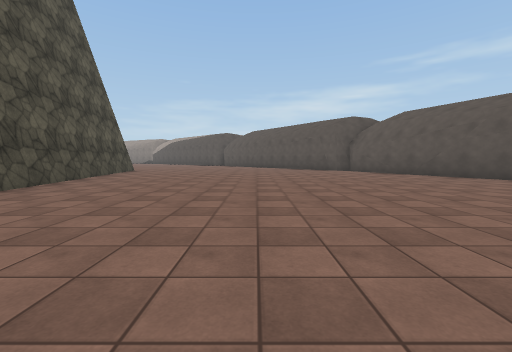
[1] (above)

23 first-person views from a walk through a Unity game level. The camera is 1.3 m above the floor, tilts 4° down and sees 90° across. The floor is counted in squares, 2.74 m on a side. Each view is taken from the middle of a square. On the plan, view 1 faces up. The plan holds only what a view shows up to about 9 squares ahead; the rest is blank. The place goes on beyond the plan. The player is left out. Some animated figures are left out. Surface patterns are stand-ins for the level's own textures.

[2]
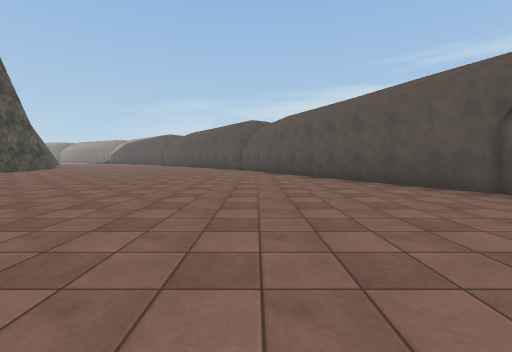

[3]
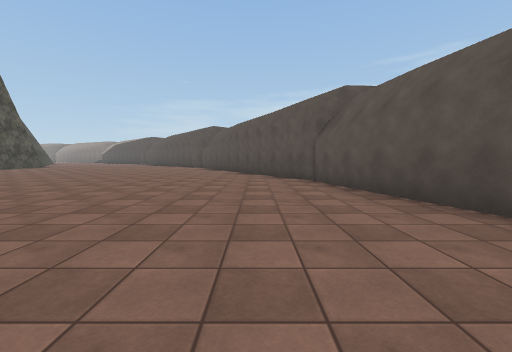

[4]
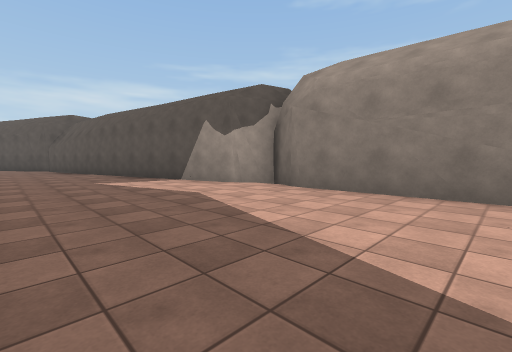

[5]
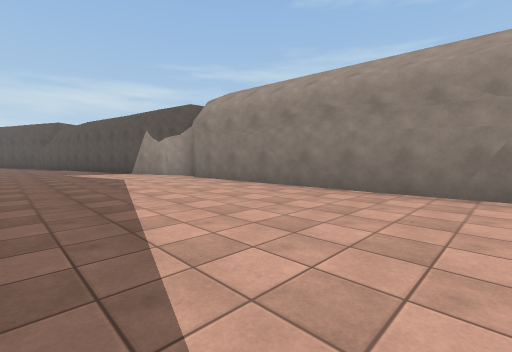

[6]
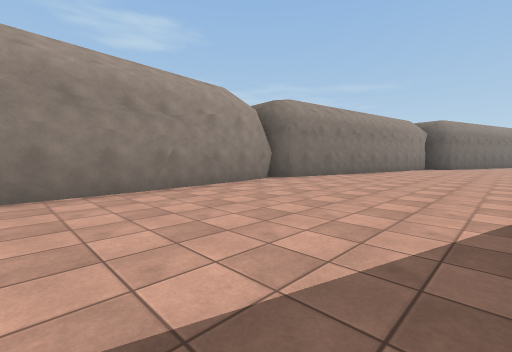

[7]
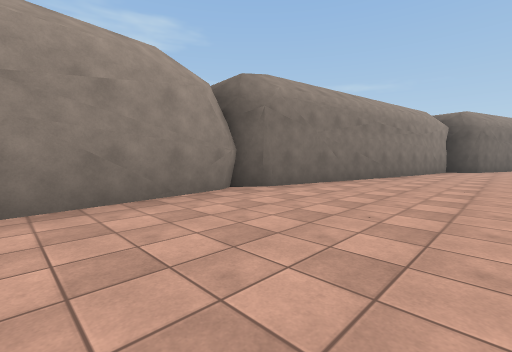

[8]
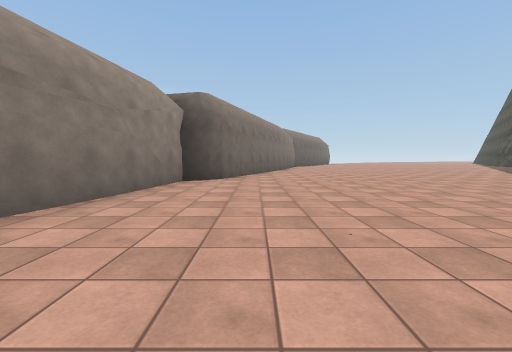

[9]
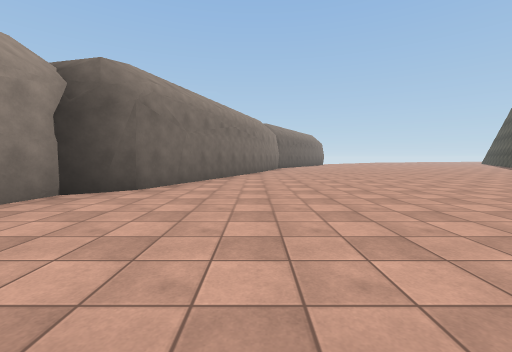

[10]
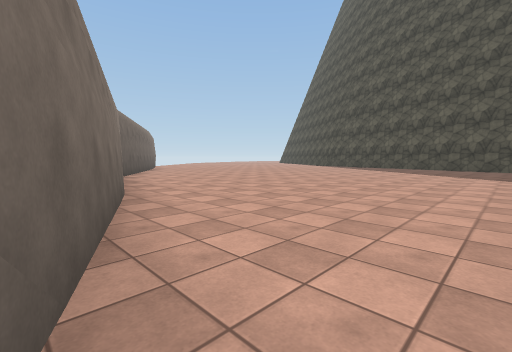

[11]
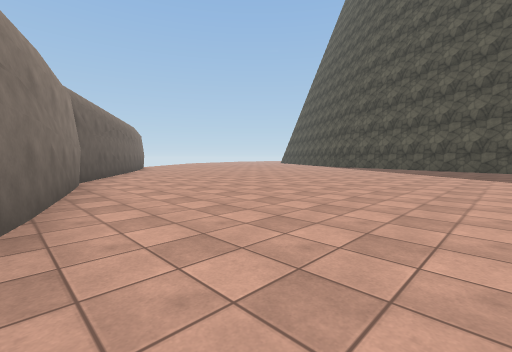

[12]
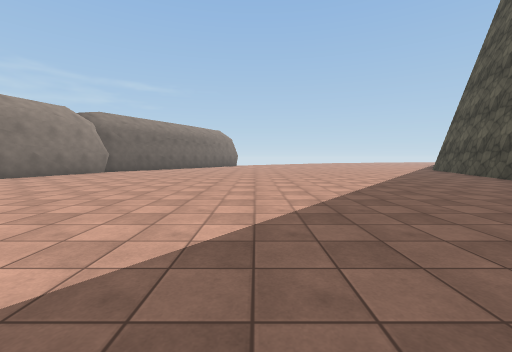

[13]
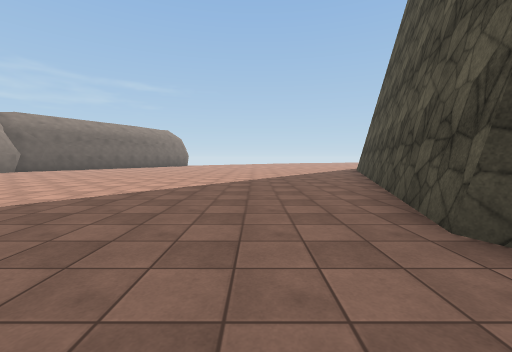

[14]
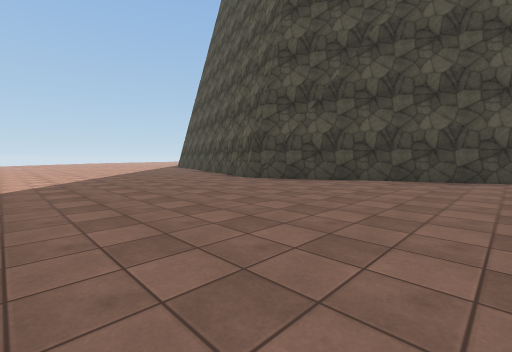

[15]
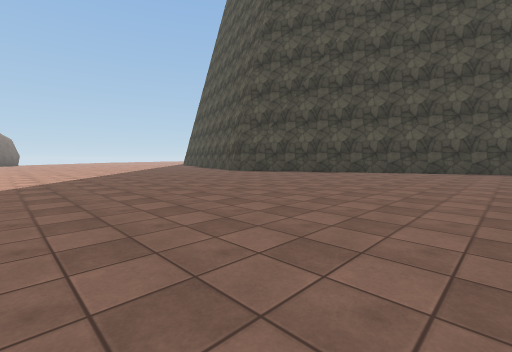

[16]
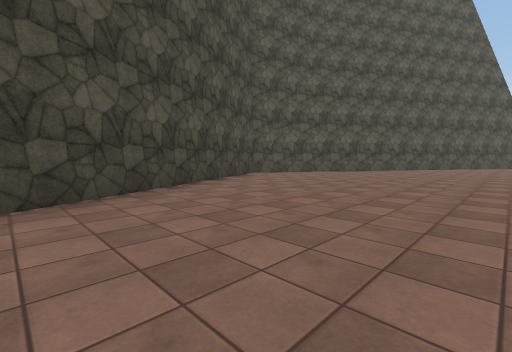

[17]
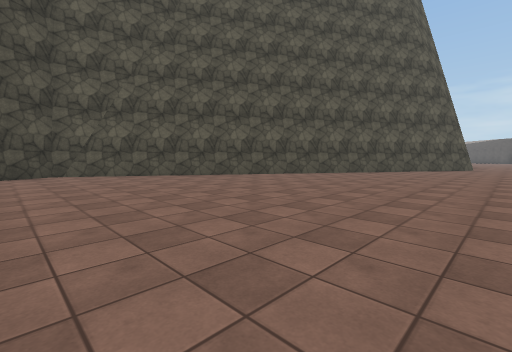

[18]
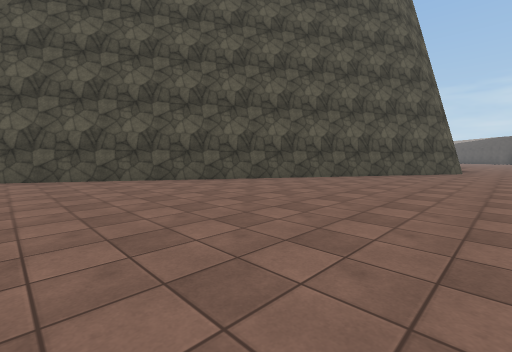

[19]
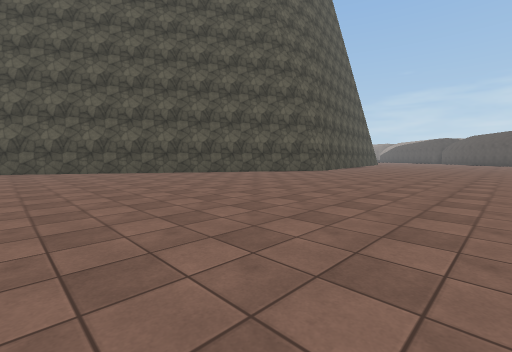

[20]
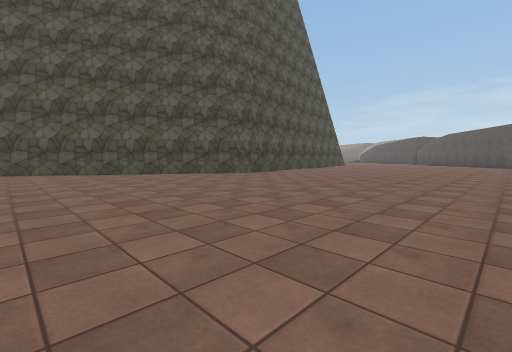

[21]
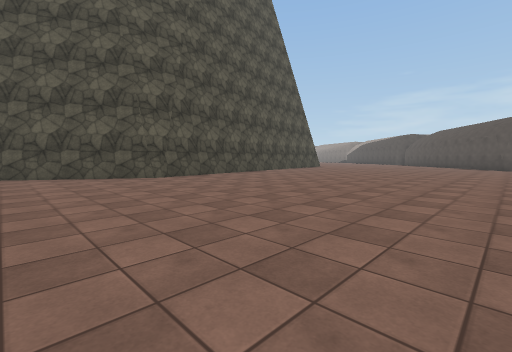

[22]
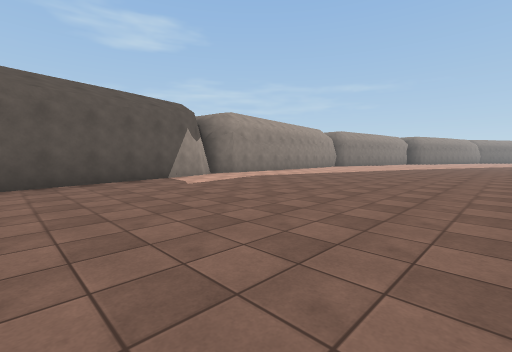

[23]
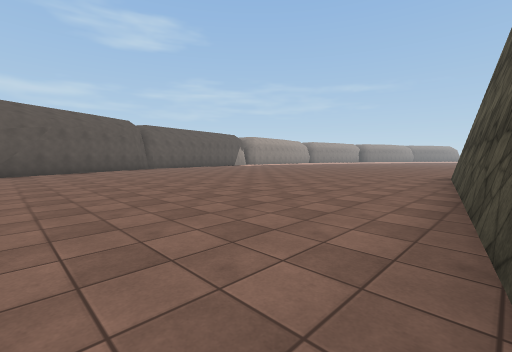

### Floor plan
Points are (right, up) in squares from view 1. A wall is a line through its corners. A room is listed if a view was taken in it or the views show most of it. See-through windows are left out.
Room 1 (views 1, 2, 3, 4, 5, 6, 7, 8, 9, 10, 11, 12, 13, 14, 15, 16, 17, 18, 19, 20, 21, 22, 23)
walls: (9.9, -14.6) (9.4, -6.5) (9.6, -6); (10.1, -14.8) (9.9, -13.5); (9.4, -6.4) (9.9, -5.6) (9.2, -5.2) (7.1, 2.3); (9.3, -5.1) (9, -4.7); (-9.8, -11.5) (-10, -12.1) (-4.3, -23.5) (-6.6, -30.5); (9.8, -5.7) (9.1, -5); (-3.2, -0.4) (-10.1, -11.9); (7.8, -22.7) (8.6, -22.2); (8.4, -22.3) (9.8, -15.2) (10.2, -14.7) (10, -14.4); (7.3, 2.5) (6.8, 2.9); (7, 2.7) (3.8, 8.5); (4.7, -30.5) (7.7, -22.8) (8.2, -22.4); (5, -30.6) (5.2, -29.5); (-4.5, 8.6) (-3.4, 1.4)

Where each view was taken, in squares from view 1:
view 1: 0 up, 0 right, facing up
view 2: 1 down, 4 right, facing up
view 3: 3 down, 6 right, facing up
view 4: 9 down, 6 right, facing up-right
view 5: 12 down, 6 right, facing up-right
view 6: 10 down, 6 right, facing down-right
view 7: 12 down, 7 right, facing down-right
view 8: 17 down, 7 right, facing down
view 9: 19 down, 6 right, facing down
view 10: 24 down, 7 right, facing down-left
view 11: 25 down, 6 right, facing down-left
view 12: 22 down, 0 right, facing down
view 13: 22 down, 3 left, facing down
view 14: 19 down, 0 right, facing down-left
view 15: 16 down, 2 right, facing down-left
view 16: 18 down, 4 left, facing up-left
view 17: 13 down, 2 left, facing up-left
view 18: 10 down, 2 left, facing up-left
view 19: 9 down, 2 right, facing up-left
view 20: 6 down, 3 right, facing up-left
view 21: 3 down, 3 right, facing up-left
view 22: 1 down, 3 right, facing down-right
view 23: 7 up, 4 left, facing down-right
